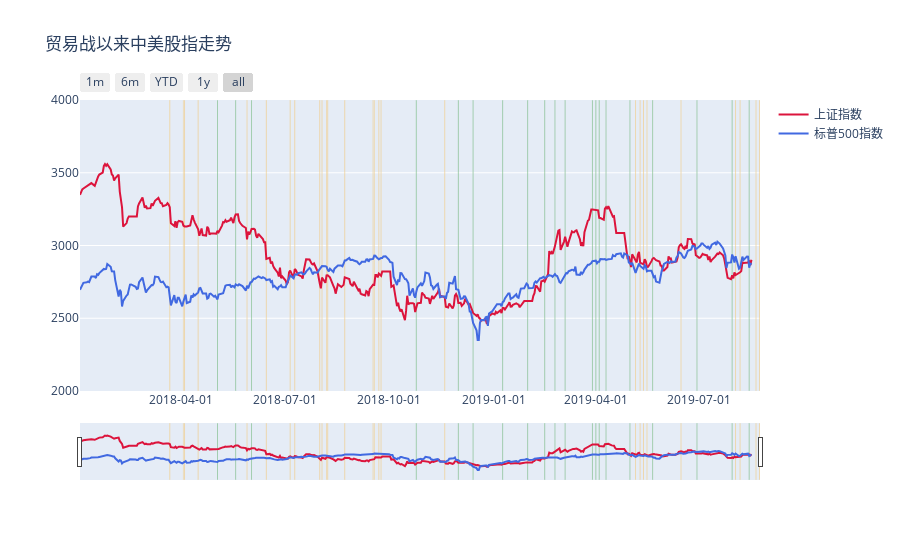

Here is the notebook cell this chart was saved with:
### Markdown cell above
## 3. 数据可视化
下面使用`plotly`作图，绘制2018年初以来上证指数和标普500指数的走势，并且将贸易战事件的时间线添加到图上。

### Code cell
# 初始化图表
fig = go.Figure()

# 根据上证指数值作曲线图
fig.add_trace(go.Scatter(x=df1.index, y=df['000001.SS'], name='上证指数', line_color='CrimSon'))

# 根据标普500指数作曲线图
fig.add_trace(go.Scatter(x=df1.index, y=df['^GSPC'], name='标普500指数', line_color='RoyalBlue'))

# 根据贸易战新闻时间线作条形
fig.add_trace(go.Bar(
    x=timeline.index,
    
    # 设置条形区间为 y=(2000, 4000)
    y=[2000 for i in timeline['text']],
    base=2000,
    
    # 悬浮显示事件内容
    hovertext=timeline['text'],
    hoverinfo='text',
    
    # 设置条形颜色
    marker_color=timeline['impact'],
    opacity=0.6,
    showlegend=False
))

# 设置标题和y轴区间
fig.update_layout(title_text='贸易战以来中美股指走势', yaxis=dict(range=[2000,4000]))
                  
# 设置x轴区间显示范围为1个月，6个月，年初至今，1年四个选项
fig.update_layout(
    xaxis=go.layout.XAxis(
        # 设置日期显示格式
        tickformat = '%Y-%m-%d%',
        
        # 设置x轴区间显示可选范围
        rangeselector=dict(
            buttons=list([
                dict(count=1,
                     label="1m",
                     step="month",
                     stepmode="backward"),
                dict(count=6,
                     label="6m",
                     step="month",
                     stepmode="backward"),
                dict(count=1,
                     label="YTD",
                     step="year",
                     stepmode="todate"),
                dict(count=1,
                     label="1y",
                     step="year",
                     stepmode="backward"),
                dict(step="all")
            ])
        ),
        
        # 设置x轴区间滑块
        rangeslider=dict(
            visible=True
        ),
        type="date"
    )
)

fig.show()

### Figure 1 — Plotly figure (JSON) as saved in the notebook; plotly's stock layout.template omitted (floating-point values rounded to 4 significant figures; data arrays with more than 128 entries replaced by an {"elided": "..."} marker saying what was removed)
{"data": [{"line": {"color": "CrimSon"}, "name": "上证指数", "type": "scatter", "x": {"elided": "436 str values"}, "y": {"elided": "429 float values"}}, {"line": {"color": "RoyalBlue"}, "name": "标普500指数", "type": "scatter", "x": {"elided": "436 str values"}, "y": {"elided": "429 float values"}}, {"base": 2000, "hoverinfo": "text", "hovertext": ["特朗普签署‘中国经济侵略’备忘录", "美国公布对中关税建议清单", "中国公布对美关税建议清单", "美国禁止企业出售零组件给中兴", "中美第一轮谈判", "中美第二轮谈判后于5月19日双方声明同意采取措施减小贸易逆差", "白宫声明将对中国商品课税", "中美第三轮谈判", "美国贸易办公室公布对中关税清单", "中美第一阶段关税正式生效", "美国贸易办公室公布2000亿关税清单", "美国研拟调高关税并对中国实施出口管制", "中国公布对美600亿关税清单", "美公布对中第二阶段关税将于8/23生效", "中国公布对美第二阶段关税将同步生效", "第二阶段关税正式生效、第四轮谈判无果", "美国贸易办公室公布对中2000亿商品关税实施", "中国宣布对美600亿商品关税实施", "中国取消与美国的贸易谈判", "美国宣布对中国第三阶段关税于2019年起生效，中方反制", "中美贸易代表准备在“川习会”期间重启谈判", "美国拟定14大类技术出口管制框架", "G20“川习会”双方取得重大进展", "中国暂停征美国汽车关税", "第五轮中美贸易谈判，会谈内容积极", "第六轮中美贸易谈判", "持续 第六轮中美贸易谈判，会后发布谅解备忘录", "第七轮中美贸易谈判，双方取得重大进展", "美国无限期延长新增关税期限", "第八轮中美贸易谈判，取得新的进展", "中国再度延长对美汽车关税宽限期", "第九轮中美贸易谈判", "中美双方同意设立贸易协议执行办公室", "第十轮贸易谈判", "特朗普公开发言拟增加对中国课征关税", "第十一轮贸易谈判、美国调高关税", "中国反制关税", "特朗普签属行政命令，封杀华为", "美国给予华为90天“宽限期”", "美国正式调高关税", "川习会(G20)美国暂停新增关税，中美重启协商", "第十二轮贸易谈判", "特朗普公开发言2019/9/1开始对剩余3000亿中国商品加征10%关税", "美国将中国列入汇率操纵国", "美国延期加征部分3000亿中国商品关税", "美国宣布延长华为禁售令宽限期", "中国对美国750亿进口商品加征关税, 美国再度升级关税税率"], "marker": {"color": ["orange", "orange", "orange", "orange", "green", "green", "orange", "green", "orange", "orange", "orange", "orange", "orange", "orange", "orange", "orange", "orange", "orange", "orange", "orange", "green", "orange", "green", "green", "green", "green", "green", "green", "green", "green", "green", "green", "green", "green", "orange", "orange", "orange", "orange", "green", "orange", "green", "green", "orange", "orange", "green", "orange", "orange"]}, "opacity": 0.6, "showlegend": false, "type": "bar", "x": ["2018-03-22T00:00:00", "2018-04-03T00:00:00", "2018-04-04T00:00:00", "2018-04-16T00:00:00", "2018-05-03T00:00:00", "2018-05-19T00:00:00", "2018-05-29T00:00:00", "2018-06-02T00:00:00", "2018-06-15T00:00:00", "2018-07-06T00:00:00", "2018-07-10T00:00:00", "2018-08-01T00:00:00", "2018-08-03T00:00:00", "2018-08-07T00:00:00", "2018-08-08T00:00:00", "2018-08-23T00:00:00", "2018-09-17T00:00:00", "2018-09-18T00:00:00", "2018-09-22T00:00:00", "2018-09-24T00:00:00", "2018-10-25T00:00:00", "2018-11-19T00:00:00", "2018-12-01T00:00:00", "2018-12-14T00:00:00", "2019-01-09T00:00:00", "2019-01-31T00:00:00", "2019-02-15T00:00:00", "2019-02-24T00:00:00", "2019-03-05T00:00:00", "2019-03-29T00:00:00", "2019-04-01T00:00:00", "2019-04-04T00:00:00", "2019-04-10T00:00:00", "2019-05-01T00:00:00", "2019-05-06T00:00:00", "2019-05-10T00:00:00", "2019-05-13T00:00:00", "2019-05-16T00:00:00", "2019-05-21T00:00:00", "2019-06-15T00:00:00", "2019-06-29T00:00:00", "2019-07-30T00:00:00", "2019-08-02T00:00:00", "2019-08-06T00:00:00", "2019-08-14T00:00:00", "2019-08-20T00:00:00", "2019-08-23T00:00:00"], "y": [2000, 2000, 2000, 2000, 2000, 2000, 2000, 2000, 2000, 2000, 2000, 2000, 2000, 2000, 2000, 2000, 2000, 2000, 2000, 2000, 2000, 2000, 2000, 2000, 2000, 2000, 2000, 2000, 2000, 2000, 2000, 2000, 2000, 2000, 2000, 2000, 2000, 2000, 2000, 2000, 2000, 2000, 2000, 2000, 2000, 2000, 2000]}], "layout": {"title": {"text": "贸易战以来中美股指走势"}, "xaxis": {"rangeselector": {"buttons": [{"count": 1, "label": "1m", "step": "month", "stepmode": "backward"}, {"count": 6, "label": "6m", "step": "month", "stepmode": "backward"}, {"count": 1, "label": "YTD", "step": "year", "stepmode": "todate"}, {"count": 1, "label": "1y", "step": "year", "stepmode": "backward"}, {"step": "all"}]}, "rangeslider": {"visible": true}, "tickformat": "%Y-%m-%d%", "type": "date"}, "yaxis": {"range": [2000, 4000]}}}
